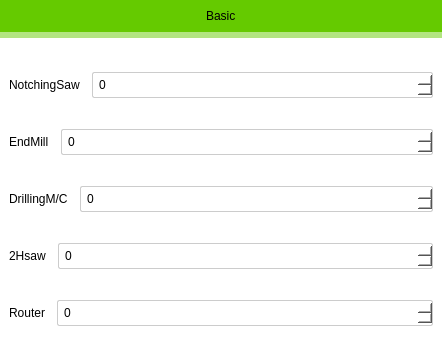
<?xml version="1.0" encoding="UTF-8"?>
<ui version="4.0">
 <class>Dialog</class>
 <widget class="QDialog" name="Dialog">
  <property name="geometry">
   <rect>
    <x>0</x>
    <y>0</y>
    <width>442</width>
    <height>363</height>
   </rect>
  </property>
  <property name="windowTitle">
   <string>Dialog</string>
  </property>
  <property name="styleSheet">
   <string notr="true">

QDialog{



background-color: #b2e580;
}</string>
  </property>
  <layout class="QGridLayout" name="gridLayout" rowstretch="0,1">
   <property name="leftMargin">
    <number>0</number>
   </property>
   <property name="topMargin">
    <number>0</number>
   </property>
   <property name="rightMargin">
    <number>0</number>
   </property>
   <property name="bottomMargin">
    <number>0</number>
   </property>
   <item row="0" column="0">
    <widget class="QWidget" name="header_widget" native="true">
     <property name="styleSheet">
      <string notr="true">QWidget{

background-color:#65ca00;

}</string>
     </property>
     <layout class="QVBoxLayout" name="verticalLayout">
      <item alignment="Qt::AlignHCenter">
       <widget class="QLabel" name="label_6">
        <property name="text">
         <string>Basic</string>
        </property>
       </widget>
      </item>
     </layout>
    </widget>
   </item>
   <item row="1" column="0">
    <widget class="QWidget" name="main_widget" native="true">
     <property name="styleSheet">
      <string notr="true">QWidget{
background-color:#fff;

}

QSpinBox{
border:1px solid #ccc;
padding:4px;
border-radius: 2px;


}
QSpinBox:focus{

 border: 1px solid #65ca00;
            background-color: #fff;

}</string>
     </property>
     <layout class="QVBoxLayout" name="verticalLayout_2">
      <item>
       <layout class="QHBoxLayout" name="horizontalLayout" stretch="0,1">
        <property name="spacing">
         <number>12</number>
        </property>
        <item>
         <widget class="QLabel" name="label">
          <property name="text">
           <string>NotchingSaw</string>
          </property>
         </widget>
        </item>
        <item>
         <widget class="QSpinBox" name="spinBox"/>
        </item>
       </layout>
      </item>
      <item>
       <layout class="QHBoxLayout" name="horizontalLayout_2" stretch="0,1">
        <property name="spacing">
         <number>12</number>
        </property>
        <item>
         <widget class="QLabel" name="label_2">
          <property name="text">
           <string>EndMill</string>
          </property>
         </widget>
        </item>
        <item>
         <widget class="QSpinBox" name="spinBox_2"/>
        </item>
       </layout>
      </item>
      <item>
       <layout class="QHBoxLayout" name="horizontalLayout_3" stretch="0,1">
        <property name="spacing">
         <number>12</number>
        </property>
        <item>
         <widget class="QLabel" name="label_3">
          <property name="text">
           <string>DrillingM/C</string>
          </property>
         </widget>
        </item>
        <item>
         <widget class="QSpinBox" name="spinBox_3"/>
        </item>
       </layout>
      </item>
      <item>
       <layout class="QHBoxLayout" name="horizontalLayout_4" stretch="0,1">
        <property name="spacing">
         <number>12</number>
        </property>
        <item>
         <widget class="QLabel" name="label_4">
          <property name="text">
           <string>2Hsaw</string>
          </property>
         </widget>
        </item>
        <item>
         <widget class="QSpinBox" name="spinBox_4"/>
        </item>
       </layout>
      </item>
      <item>
       <layout class="QHBoxLayout" name="horizontalLayout_5" stretch="0,1">
        <property name="spacing">
         <number>12</number>
        </property>
        <item>
         <widget class="QLabel" name="label_5">
          <property name="text">
           <string>Router</string>
          </property>
         </widget>
        </item>
        <item>
         <widget class="QSpinBox" name="spinBox_5"/>
        </item>
       </layout>
      </item>
     </layout>
    </widget>
   </item>
  </layout>
 </widget>
 <resources/>
 <connections/>
</ui>
